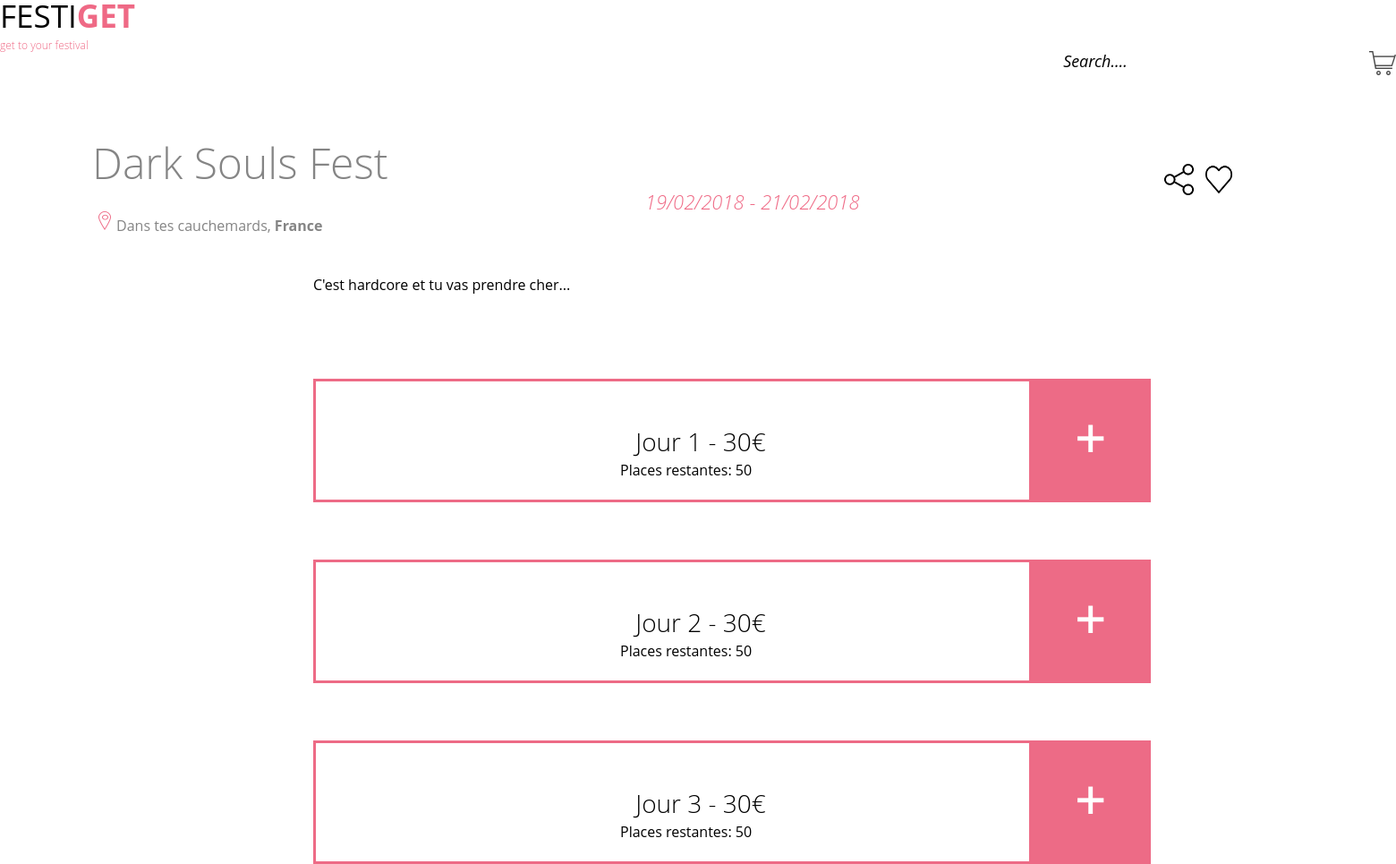
Screenshot of /product.php?id=2 (signed in) with the database file from the repository.
### tables this page shows
CREATE TABLE `fest` (
  `id` int(11) NOT NULL AUTO_INCREMENT,
  `name` varchar(255) NOT NULL,
  `place` varchar(255) NOT NULL,
  `start` varchar(255) NOT NULL,
  `end` varchar(255) NOT NULL,
  `description` text NOT NULL,
    `ticket_count_d1` int(11) NOT NULL,
    `ticket_count_d2` int(11) NOT NULL,
    `ticket_count_d3` int(11) NOT NULL,
    `ticket_price_d1` int(11) NOT NULL,
    `ticket_price_d2` int(11) NOT NULL,
    `ticket_price_d3` int(11) NOT NULL,
  PRIMARY KEY (`id`),
  UNIQUE KEY `id` (`id`)
);

### product.php (the view, shortened to what this page needs)
<?php
require_once "connection.php";
$data_fetcher = $connection->prepare("
SELECT
  `id`,
  `name`,
  `place`,
  `start`,
  `end`,
  `description`,
  `ticket_count_d1`,
  `ticket_count_d2`,
  `ticket_count_d3`,
  `ticket_price_d1`,
  `ticket_price_d2`,
  `ticket_price_d3`
FROM
  `fest`");
$data_fetcher->execute();
$data = $data_fetcher->fetchAll();
$i = 0;
while (isset($data[$i])) {
    if ($data[$i]["id"] == $_GET["id"]) {
        $index = $i;
    }
    $i++;
}
?>
<!DOCTYPE html>
    <html>
    <head>
        <link rel="stylesheet" href="assets/css/product.css">
        <link rel="stylesheet" href="assets/css/reset.css">
    </head>
    <body>
         <header class="header">
             <div class="Container">
                 <section class="homePage">
                     <div class="headerLogo">
                         <h1 class="H1">FESTI<span class="getcolor">GET</span></h1>
                         <h2 class="H2">get to your festival</h2>
                     </div>
                     <div class="headerRechercher">
                         <img class="cadi" src="assets/img/cartcadi.png" alt="">
                         <a href="profile.php?id=<?= $_SESSION['id'] ?>"><img class="PP" src="assets/img/pp.png" alt="pp" title="pp"></a>
                         <h1 class="Rechercher">Search….</h1>
                     </div>
                     <div class="textNomFestival">
                         <p class="textPosition"><?php echo $data[$index]['name']; ?></p>
                         <div class="picto">
                             <img class="share" src="assets/img/share.png" alt="">
                             <img class="heart" src="assets/img/heart.png" alt="">
                         </div>
                     </div>
                     <div class="textDate">
                         <p class="textPosition2"><?php echo $data[$index]['start'] . " - " . $data[$index]['end'] ?></p>
                     </div>
                     <div class="textLieu">
                         <div class="Pin">
                             <img class="pinPosition" src="assets/img/pin.png" alt="">
                         </div>
                         <p class="textPosition3"><?php echo $data[$index]['place'] ?>, <span class="franceBold">France</span></p>
                     </div>
                     <div class="description_container">
                         <p class="decription" style="margin-left: 350px; margin-top: 50px; font-family: 'Open Sans';"><?php echo $data[$index]["description"] ?></p>
                     </div>
                     <div class="rectangle">
                         <div class="button_day" style="<?php if ($data[$index]['ticket_count_d1'] == -1) {echo "display: none";} ?>">
                             <div class="rectangleRose">
                                 <p class="festival27F">Jour 1 <?php if ($data[$index]['ticket_count_d1'] != -1) {echo " - " . $data[$index]["ticket_price_d1"] . "€";} ?></p>
                                 <p class="festival27F_places" style="margin-left: 340px; margin-top: 10px;">Places restantes: <?= $data[$index]['ticket_count_d1'] ?></p>
                             </div>
                             <a class="carreRose" style="display: block" href="pick.php?id=<?= $_GET["id"]?>&day=1">
                                 <img class="plus" src="assets/img/plus.png" alt="">
                             </a>
                         </div>
                         <div class="button_day" style="<?php if ($data[$index]['ticket_count_d2'] == -1) {echo "display: none";} ?>">
                             <div class="rectangleRose2">
                                <p class="festival27F">Jour 2 <?php if ($data[$index]['ticket_count_d2'] != -1) {echo " - " . $data[$index]["ticket_price_d2"] . "€";} ?></p>
                                 <p class="festival27F_places" style="margin-left: 340px; margin-top: 10px;">Places restantes: <?= $data[$index]['ticket_count_d1'] ?></p>
                             </div>
                             <a class="carreRose" style="display: block" href="pick.php?id=<?= $_GET["id"]?>&day=2">
                                 <img class="plus" src="assets/img/plus.png" alt="">
                             </a>
                         </div>
                         <div class="button_day" style="<?php if ($data[$index]['ticket_count_d3'] == -1) {echo "display: none";} ?>">
                             <div class="rectangleRose3">
                                 <p class="festival27F">Jour 3 <?php if ($data[$index]['ticket_count_d3'] != -1) {echo " - " . $data[$index]["ticket_price_d3"] . "€";} ?></p>
                                 <p class="festival27F_places" style="margin-left: 340px; margin-top: 10px;">Places restantes: <?= $data[$index]['ticket_count_d1'] ?></p>
                             </div>
                             <a class="carreRose" style="display: block" href="pick.php?id=<?= $_GET["id"]?>&day=3">
                                 <img class="plus" src="assets/img/plus.png" alt="">
                             </a>
                         </div>
                     </div>
                 </section>
             </div>
         </header>
    </body>
</html>

### assets/css/product.css (style rules this page uses)
.homePage { width: 98vw; height: 100vh; position: relative; font-family: "Open Sans"; }
.H1 { font-size: 35px; margin-bottom: 10px; }
.getcolor { color: #EF6985; font-weight: bold; }
.H2 { font-weight: lighter; font-size: 12px; color: #EF6985; }
.Rechercher { position: relative; text-align: right; margin-top: -43px; font-size: 18px; font-style: italic; margin-right: 269px; }
.cadi { position: relative; margin-left: 1530px; width: 30px; height: 27px; }
.textNomFestival { font-family: "Open sans"; font-size: 48px; font-weight: lighter; color: #858585; }
.textPosition { margin-left: 103px; margin-top: 81px; }
.picto { margin-left: 1300px; margin-top: -30px; }
.share { position: relative; height: 35px; width: 35px; }
.heart { position: relative; height: 35px; width: 30px; }
.textDate { font-family: "Open sans"; font-size: 22px; font-weight: lighter; font-style: italic; }
.textPosition2 { margin-left: 721px; margin-top: -10px; color: #EF6985; }
.textLieu { font-family: "Open sans"; }
.pinPosition { margin-left: 110px; }
.textPosition3 { margin-left: 130px; margin-top: -15px; color: #858585; }
.franceBold { font-family: "Open sans"; font-weight: bold; }
.rectangleRose { margin-top: 97px; width: 930px; height: 132px; border: 3px solid #ED6B86; margin-left: 350px; }
.festival27F { position: relative; font-family: "Open sans"; font-weight: lighter; text-align: center; font-size: 28px; margin-top: 53px; margin-left: -70px; }
.carreRose { position: relative; width: 136px; height: 132px; background-color: #ED6B86; margin-top: -135px; margin-left: 1150px; }
.rectangleRose2 { margin-top: 67px; margin-left: 350px; width: 930px; height: 132px; border: 3px solid #ED6B86; }
.plus { margin-top: 48px; margin-left: 54px; }
.rectangleRose3 { margin-top: 67px; margin-left: 350px; width: 930px; height: 132px; border: 3px solid #ED6B86; }

### rows the page displays
fest: name "Dark Souls Fest", start "19/02/2018", end "21/02/2018", place "Dans tes cauchemards", description "C'est hardcore et tu vas prendre cher...", ticket_price_d1 "30", ticket_count_d1 "50", ticket_price_d2 "30", ticket_price_d3 "30"
